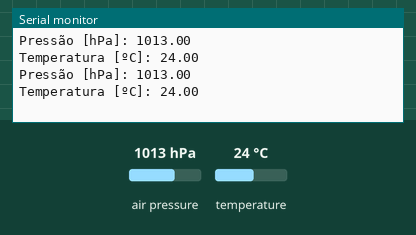
Bench run of a sketch on a simulated Arduino Uno, built with avr-gcc and run on an emulated ATmega328P. Parts: the last lines printed to the serial monitor. The inputs (shaded band) are chosen by the test bench; at power-on: air pressure 1013 hPa, temperature 24 °C.

Above: at 2.8 s.
2.9 s: air pressure set to 952 hPa
At 5.1 s:
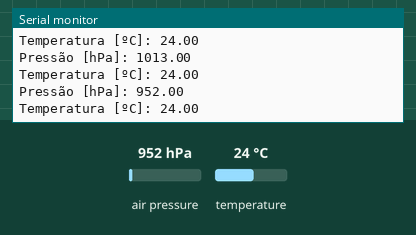
5.6 s: temperature set to 12 °C
At 6.7 s:
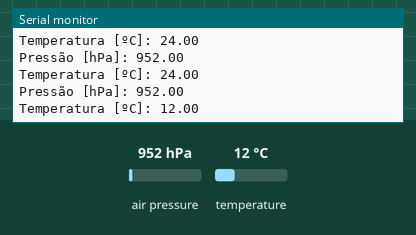
8.3 s: air pressure set to 975 hPa
At 11.2 s:
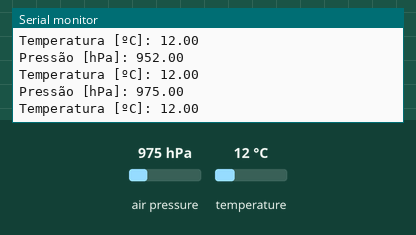
Timing chart, 0 to 12.7 s (numbered marks = the images above; inputs shaded):
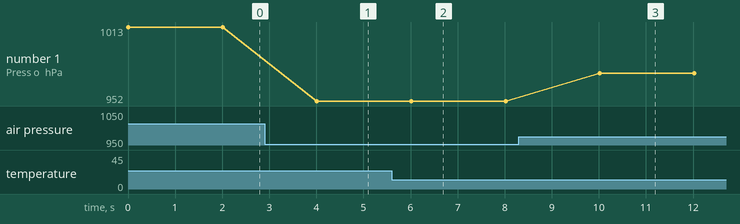

Measured:
- after the input at 2.9 s, the serial monitor: prints a new line after 1.1 s (image 1)
- after the input at 5.6 s, the serial monitor: prints a new line after 0.44 s (image 2)
- after the input at 8.3 s, the serial monitor: prints a new line after 1.7 s (image 3)
- plotted number 1: 1013 → 952 after the input at 2.9 s, 952 → 975 after the input at 8.3 s

The sketch:

bpm280.ino
```cpp
#include <Adafruit_BMP280.h>
#include <Wire.h>
Adafruit_BMP280 bmp; // Declara objeto do tipo BMP
float press, temp; // Declara variáveis
void setup()
{
Serial.begin(9600); // Inicializa serial
bmp.begin(0x76); // Inicializa objeto BMP
}
void loop()
{
press = bmp.readPressure(); // Lê pressão
temp = bmp.readTemperature();// Lê temperatura
Serial.print("\n\nPressão [hPa]: ");
Serial.print(press/100); // Exibe pressão
Serial.print("\nTemperatura [ºC]: ");
Serial.print(temp); // Exibe temperatura
delay(2000);
}
```
